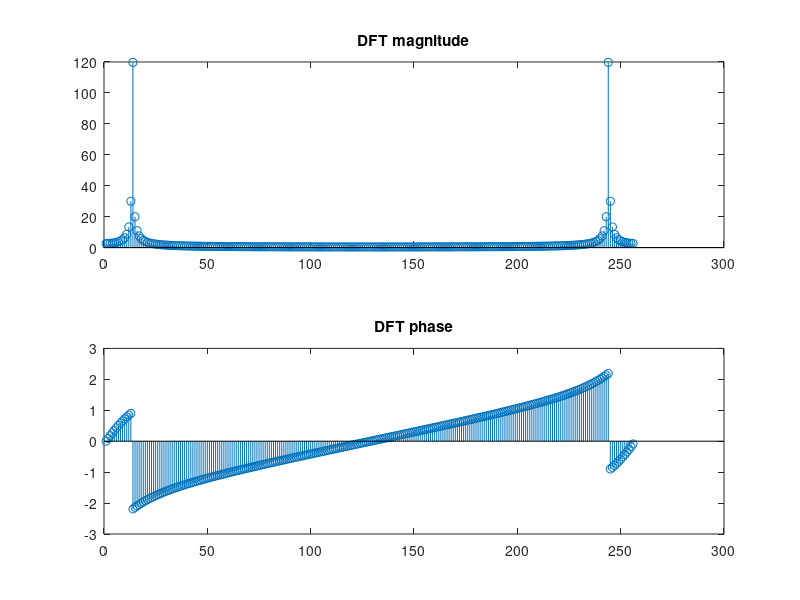
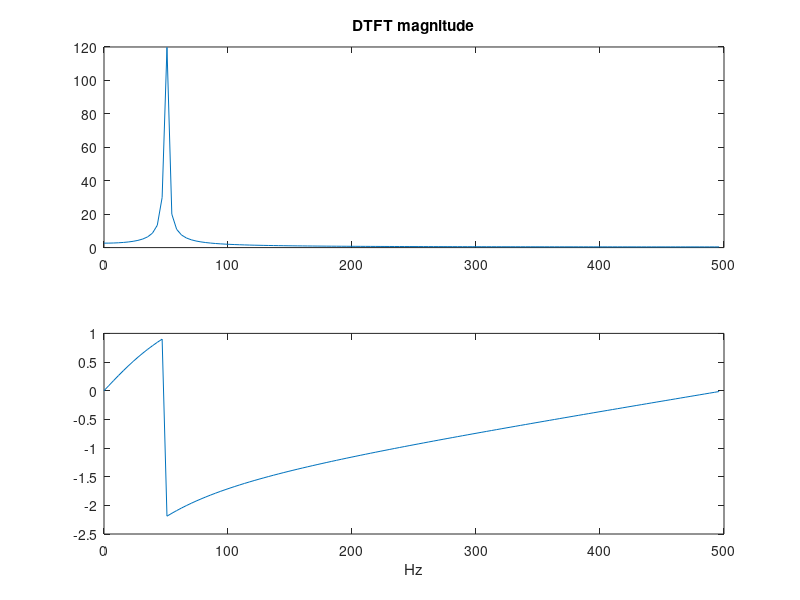

These charts were generated, in order, by the following MATLAB code:
clc; clear; close all;
f = 50; Fs = 1000;
t = 0:1/Fs:20/f; % 20 cycles
x = sin(2*pi*f*t);
X = fft(x,256);
subplot(2,1,1); stem(abs(X)); title('DFT magnitude');
subplot(2,1,2); stem(angle(X)); title('DFT phase');
L = length(X)/2; fr = (0:L-1)/L*(Fs/2);
figure;
subplot(2,1,1); plot(fr,abs(X(1:L))); title('DTFT magnitude');
subplot(2,1,2); plot(fr,angle(X(1:L))); xlabel('Hz'); % peak at 50 Hz
